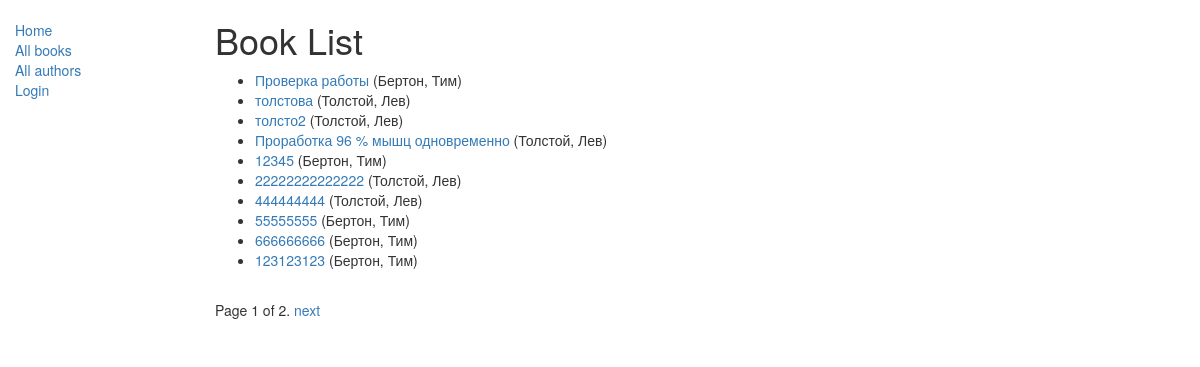
/catalog/books/, run on the app's committed database.
### catalog/models.py (models this page shows, shortened)
class Book(models.Model):
    title = models.CharField(max_length=255)
    author = models.ForeignKey('Author', on_delete=models.SET_NULL, null=True )
    summary = models.TextField(max_length=1000,)
    isbn = models.CharField('ISBN',max_length=13, help_text='13 Character <a href="https://www.isbn-international.org/content/what-isbn">ISBN number</a>')
    ganre = models.ManyToManyField(Ganre, help_text='выбери жанр')
    def get_absolute_url(self):
        return reverse('book-detail', args=[str(self.id)])
    def display_ganre(self):
        return ', '.join([ ganre.name for ganre in self.ganre.all()[:3] ])
    display_ganre.short_description = 'Ganre'

class Author(models.Model):
    first_name = models.CharField(max_length=100)
    last_name = models.CharField(max_length=100)
    date_of_birth = models.DateField(null=True, blank=True)
    date_of_death = models.DateField('Died', null=True, blank=True)
    def __str__(self):
        return f'{self.last_name}, {self.first_name}'
    class Meta:
        ordering = ['last_name']

### catalog/views.py (the view)
# urls.py: path('books/', views.BookListView.as_view(), name='books'),
class BookListView(generic.ListView):
    model = Book
    paginate_by = 10

### catalog/templates/catalog/book_list.html
{% extends "base_generic.html" %}
{% block content %}
  <h1>Book List</h1>
  {% if book_list %}
  <ul>
    {% for book in book_list %}
      <li>
        <a href="{{ book.get_absolute_url }}">{{ book.title }}</a> ({{book.author}})
      </li>
    {% endfor %}
  </ul>
  {% else %}
    <p>There are no books in the library.</p>
  {% endif %}
{% endblock %}

### data on the page
Book: title "Проверка работы", author "Бертон, Тим"
Book: title "толстова", author "Толстой, Лев"
Book: title "толсто2", author "Толстой, Лев"
Book: title "Проработка 96 % мышц одновременно", author "Толстой, Лев"
Book: title "12345", author "Бертон, Тим"
Book: title "22222222222222", author "Толстой, Лев"
Book: title "444444444", author "Толстой, Лев"
Book: title "55555555", author "Бертон, Тим"
Book: title "666666666", author "Бертон, Тим"
Book: title "123123123", author "Бертон, Тим"

### other printed values
{{ page_obj.number }} "1"
{{ page_obj.paginator.num_pages }} "2"
